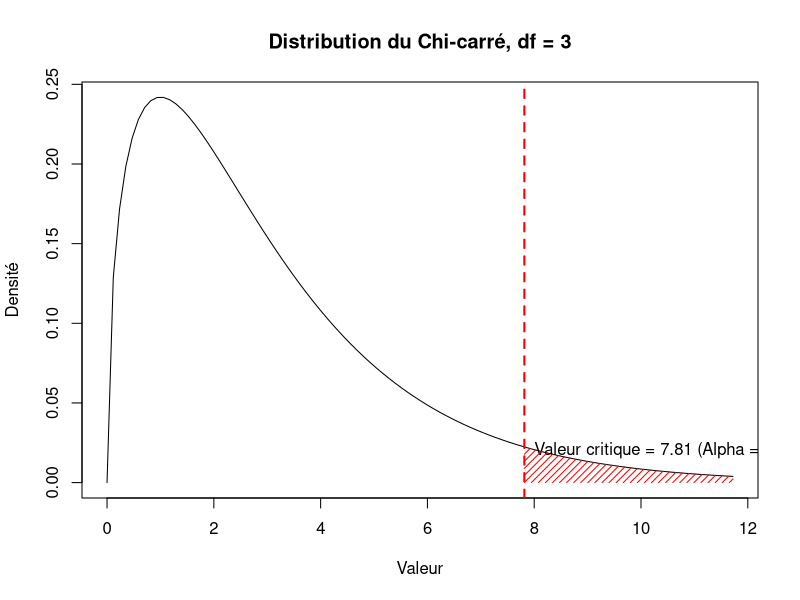

Recreate this plot in R.
## ---- chunk 1
options(tinytex.verbose = TRUE)
## ---- chunk 2
df <- 3
alpha <- 0.05
critical_value <- qchisq(1-alpha, df)

# Création du graphique
curve(dchisq(x, df), from = 0, to = critical_value * 1.5, 
      main = "Distribution du Chi-carré, df = 3", xlab = "Valeur", ylab = "Densité")
abline(v = critical_value, col = "red", lwd = 2, lty = 2)
text(critical_value, 0.02, paste("Valeur critique =", round(critical_value, 2), 
                                 "(Alpha = 0.05)"), pos = 4)

# Ajouter une zone colorée pour la région critique
x_crit <- seq(critical_value, critical_value * 1.5, length.out = 100)
y_crit <- dchisq(x_crit, df)
polygon(c(x_crit, rev(x_crit)), c(rep(0, length(x_crit)), rev(y_crit)), 
        col = "red", border = NA, density = 20)
## ---- chunk 3
observe <- margin.table(HairEyeColor, margin = c(1, 2))
## ---- chunk 4
knitr::kable(observe)
## ---- chunk 5
total <- sum(observe)
attendu <- round(outer(margin.table(observe, 1), 
                       margin.table(observe, 2), 
                       FUN = "*") / total, 2)
knitr::kable(attendu)
## ---- chunk 6
margin.table(observe, 1)
## ---- chunk 7
margin.table(observe, 2)
## ---- chunk 8
chi_carre_stat <- sum((observe-attendu)^2 /attendu)
round(chi_carre_stat, 3)
## ---- chunk 9
df <- (nrow(observe)-1) * (ncol(observe)-1)
valeur_critique <- qchisq(0.95, df)
round(valeur_critique, 3)
## ---- chunk 10
chisq.test(observe)
